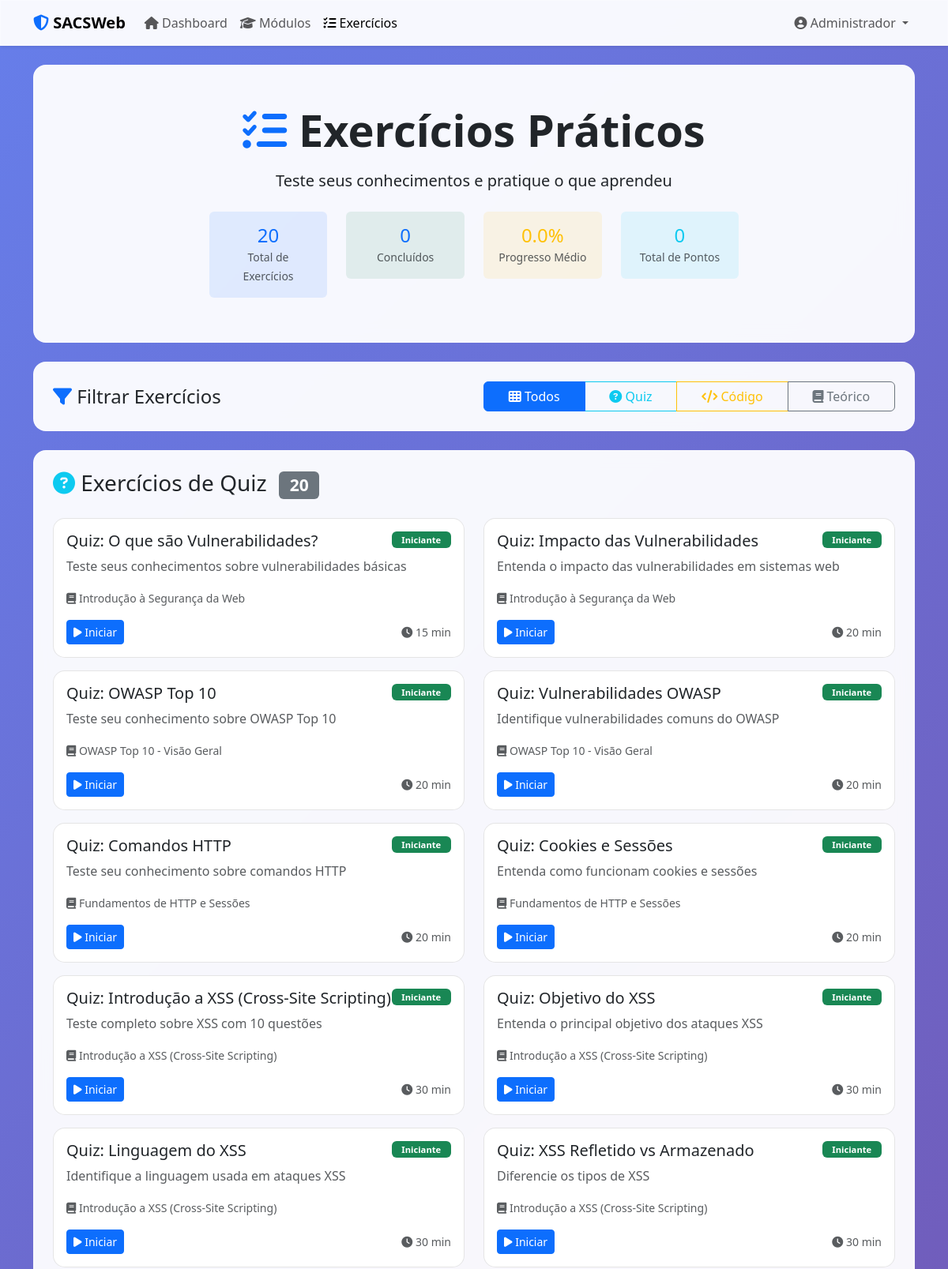
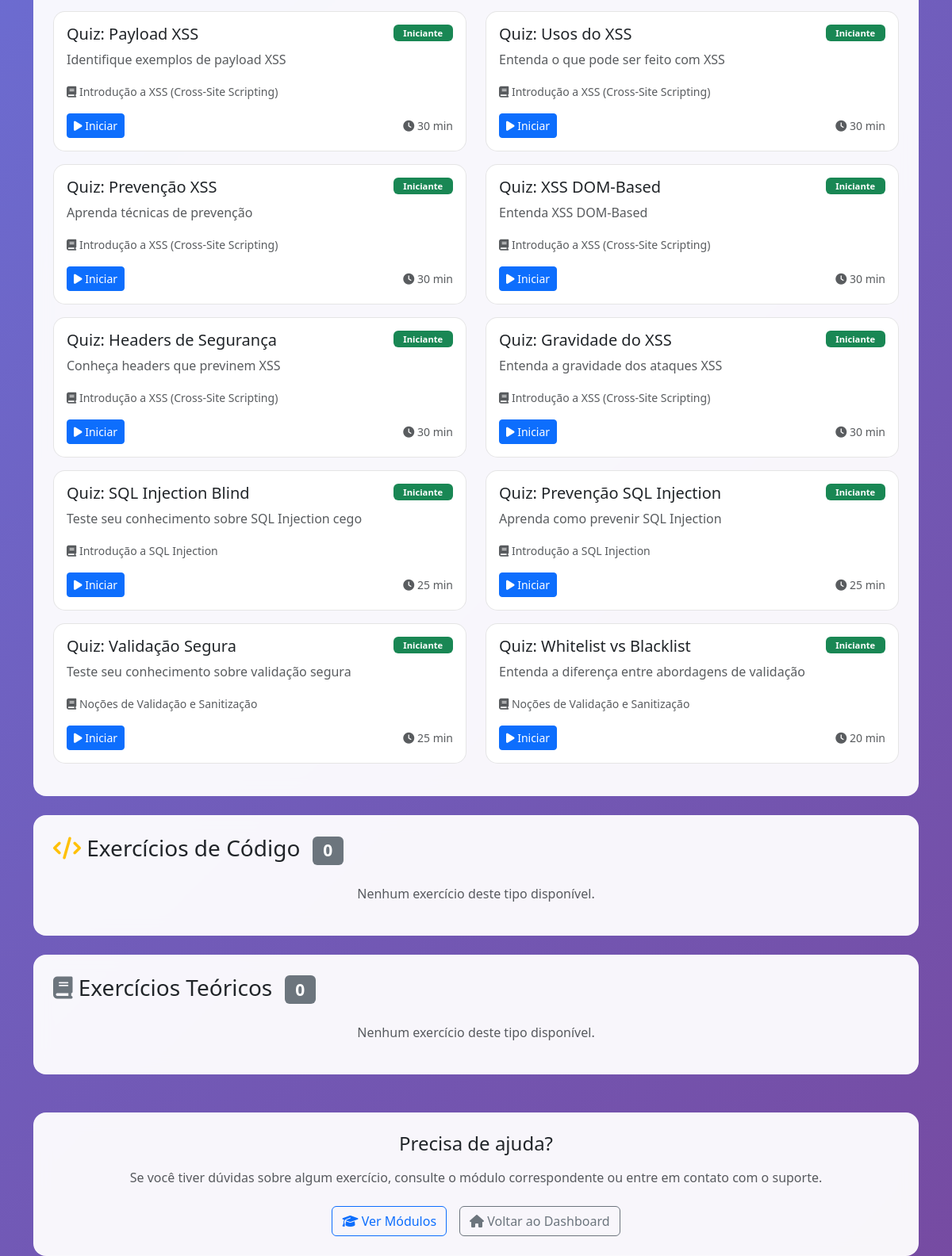
Screenshot of /website/exercicios.php (signed in) with the database file from the repository (2 pictures, top to bottom).
### tables this page shows
CREATE TABLE `usuarios` (
  `id` int(11) NOT NULL AUTO_INCREMENT,
  `nome` varchar(100) NOT NULL,
  `email` varchar(100) NOT NULL,
  `username` varchar(50) NOT NULL,
  `senha_hash` varchar(255) NOT NULL,
  `tipo_usuario` enum('admin','professor','aluno') NOT NULL DEFAULT 'aluno',
  `nivel_conhecimento` enum('iniciante','intermediario','avancado') DEFAULT 'iniciante',
  `data_cadastro` timestamp NOT NULL DEFAULT CURRENT_TIMESTAMP,
  `ultimo_acesso` timestamp NULL DEFAULT NULL,
  `ativo` tinyint(1) NOT NULL DEFAULT 1,
  PRIMARY KEY (`id`),
  UNIQUE KEY `uk_usuarios_email` (`email`),
  UNIQUE KEY `uk_usuarios_username` (`username`)
);

CREATE TABLE `exercicios` (
  `id` int(11) NOT NULL AUTO_INCREMENT,
  `modulo_id` int(11) NOT NULL,
  `titulo` varchar(200) NOT NULL,
  `descricao` text NOT NULL,
  `tipo` enum('quiz','codigo','teorico') NOT NULL DEFAULT 'quiz',
  `pergunta` text NOT NULL,
  `opcoes` json DEFAULT NULL,
  `resposta_correta` text NOT NULL,
  `explicacao` text,
  `pontos` int(11) NOT NULL DEFAULT 10,
  `tempo_estimado` int(11) DEFAULT 15,
  `ordem` int(11) NOT NULL DEFAULT 0,
  `ativo` tinyint(1) NOT NULL DEFAULT 1,
  PRIMARY KEY (`id`),
  KEY `idx_exercicios_modulo` (`modulo_id`),
  KEY `idx_exercicios_ordem` (`ordem`),
  CONSTRAINT `fk_exercicios_modulo` FOREIGN KEY (`modulo_id`) REFERENCES `modulos` (`id`) ON DELETE CASCADE
);

CREATE TABLE `modulos` (
  `id` int(11) NOT NULL AUTO_INCREMENT,
  `titulo` varchar(200) NOT NULL,
  `descricao` text NOT NULL,
  `nivel` enum('iniciante','intermediario','avancado') NOT NULL DEFAULT 'iniciante',
  `tipo_ataque` varchar(100) NOT NULL,
  `conteudo_teorico` longtext NOT NULL,
  `exemplo_pratico` longtext,
  `demonstracao_codigo` longtext,
  `linguagem_codigo` varchar(50) DEFAULT 'php',
  `tempo_estimado` int(11) DEFAULT 30,
  `pontos_maximos` int(11) DEFAULT 100,
  `ordem` int(11) NOT NULL DEFAULT 0,
  `ativo` tinyint(1) NOT NULL DEFAULT 1,
  `data_criacao` timestamp NOT NULL DEFAULT CURRENT_TIMESTAMP,
  PRIMARY KEY (`id`),
  KEY `idx_modulos_ordem` (`ordem`),
  KEY `idx_modulos_ativo` (`ativo`)
);

### config/database.php (called while the page is built, shortened)
<?php
function connectDatabase() {
    try {
        $dsn = "mysql:host=" . DB_HOST . ";dbname=" . DB_NAME . ";charset=" . DB_CHARSET;
        $options = [
            PDO::ATTR_ERRMODE => PDO::ERRMODE_EXCEPTION,
            PDO::ATTR_DEFAULT_FETCH_MODE => PDO::FETCH_ASSOC,
            PDO::ATTR_EMULATE_PREPARES => false
        ];
        $pdo = new PDO($dsn, DB_USER, DB_PASS, $options);
        return $pdo;
    } catch (PDOException $e) {
        logMessage('Erro ao conectar ao banco de dados: ' . $e->getMessage(), 'error');
        die('Erro de conexão com o banco de dados. Verifique as configurações.');
    }
}
function getCurrentUser() {
    try {
        $pdo = connectDatabase();
        $stmt = $pdo->prepare("SELECT id, nome, email, tipo_usuario, nivel_conhecimento, data_cadastro FROM usuarios WHERE id = ?");
        $stmt->execute([$_SESSION['user_id']]);
        return $stmt->fetch();
    } catch (PDOException $e) {
        logMessage('Erro ao obter dados do usuário: ' . $e->getMessage(), 'error');
        return null;
    }
}
?>

### website/exercicios.php (the view, shortened to what this page needs)
<?php
$user = getCurrentUser();
$pdo = connectDatabase();
$stmt = $pdo->prepare("
    SELECT e.*, m.titulo as modulo_titulo, m.nivel as modulo_nivel,
           COALESCE(p.progresso, 0) as progresso_usuario,
           p.data_inicio,
           p.data_conclusao,
           p.pontos_obtidos
    FROM exercicios e
    INNER JOIN modulos m ON e.modulo_id = m.id
    LEFT JOIN progresso_usuario p ON e.modulo_id = p.modulo_id AND p.usuario_id = ?
    WHERE e.ativo = 1
    ORDER BY m.nivel, m.ordem, e.ordem
");
$stmt->execute([$user['id']]);
$exercicios = $stmt->fetchAll();
$exercicios_por_tipo = [
    'quiz' => [],
    'codigo' => [],
    'teorico' => []
];
foreach ($exercicios as $exercicio) {
    $exercicios_por_tipo[$exercicio['tipo']][] = $exercicio;
}
$stmt = $pdo->prepare("
    SELECT
        COUNT(DISTINCT e.id) as total_exercicios,
        COUNT(DISTINCT CASE WHEN p.data_conclusao IS NOT NULL THEN e.id END) as exercicios_concluidos,
        SUM(COALESCE(p.pontos_obtidos, 0)) as total_pontos_exercicios,
        AVG(COALESCE(p.progresso, 0)) as progresso_medio_exercicios
    FROM exercicios e
    LEFT JOIN progresso_usuario p ON e.modulo_id = p.modulo_id AND p.usuario_id = ?
    WHERE e.ativo = 1
");
$stmt->execute([$user['id']]);
$stats_exercicios = $stmt->fetch();
?>
<!DOCTYPE html>
<html lang="pt-BR">
<head>
    <link href="https://cdn.jsdelivr.net/npm/bootstrap@5.3.7/dist/css/bootstrap.min.css" rel="stylesheet">
    <link href="https://cdnjs.cloudflare.com/ajax/libs/font-awesome/6.4.0/css/all.min.css" rel="stylesheet">
</head>
<body>
    <nav class="navbar navbar-expand-lg bg-glass navbar-light shadow-sm">
        <div class="container">
            <a class="navbar-brand fw-bold" href="dashboard.php">
                <i class="fas fa-shield-alt text-primary"></i> SACSWeb
            </a>
            <div class="collapse navbar-collapse" id="navbarNav">
                <ul class="navbar-nav me-auto">
                    <li class="nav-item">
                        <a class="nav-link" href="dashboard.php">
                            <i class="fas fa-home"></i> Dashboard
                        </a>
                    </li>
                    <li class="nav-item">
                        <a class="nav-link" href="modulos.php">
                            <i class="fas fa-graduation-cap"></i> Módulos
                        </a>
                    </li>
                    <li class="nav-item">
                        <a class="nav-link active" href="exercicios.php">
                            <i class="fas fa-tasks"></i> Exercícios
                        </a>
                    </li>
                </ul>
                <ul class="navbar-nav">
                    <li class="nav-item dropdown">
                        <a class="nav-link dropdown-toggle" href="#" role="button" data-bs-toggle="dropdown" aria-expanded="false">
                            <i class="fas fa-user-circle"></i> <?= htmlspecialchars($user['nome']) ?>
                        </a>
                    </li>
                </ul>
            </div>
        </div>
    </nav>
    <div class="container mt-4">
        <div class="bg-glass rounded-4 p-5 text-center text-dark mb-4">
            <h1 class="display-4 fw-bold mb-3">
                <i class="fas fa-tasks text-primary"></i> Exercícios Práticos
            </h1>
            <p class="lead mb-4">Teste seus conhecimentos e pratique o que aprendeu</p>
            <div class="row justify-content-center">
                <div class="col-md-8">
                    <div class="row text-center">
                        <div class="col-md-3 mb-2">
                            <div class="bg-primary bg-opacity-10 rounded p-3">
                                <h4 class="text-primary mb-0"><?= $stats_exercicios['total_exercicios'] ?></h4>
                                <small class="text-muted">Total de Exercícios</small>
                            </div>
                        </div>
                        <div class="col-md-3 mb-2">
                            <div class="bg-success bg-opacity-10 rounded p-3">
                                <h4 class="text-primary mb-0"><?= $stats_exercicios['exercicios_concluidos'] ?></h4>
                                <small class="text-muted">Concluídos</small>
                            </div>
                        </div>
                        <div class="col-md-3 mb-2">
                            <div class="bg-warning bg-opacity-10 rounded p-3">
                                <h4 class="text-warning mb-0"><?= number_format($stats_exercicios['progresso_medio_exercicios'], 1) ?>%</h4>
                                <small class="text-muted">Progresso Médio</small>
                            </div>
                        </div>
                        <div class="col-md-3 mb-2">
                            <div class="bg-info bg-opacity-10 rounded p-3">
                                <h4 class="text-info mb-0"><?= $stats_exercicios['total_pontos_exercicios'] ?></h4>
                                <small class="text-muted">Total de Pontos</small>
                            </div>
                        </div>
                    </div>
                </div>
            </div>
        </div>
        <div class="bg-glass rounded-4 p-4 mb-4">
            <div class="row align-items-center">
                <div class="col-md-6">
                    <h4 class="mb-0">
                        <i class="fas fa-filter text-primary"></i> Filtrar Exercícios
                    </h4>
                </div>
                <div class="col-md-6">
                    <div class="btn-group w-100" role="group">
                        <button type="button" class="btn btn-outline-primary active" data-filter="todos">
                            <i class="fas fa-th"></i> Todos
                        </button>
                        <button type="button" class="btn btn-outline-info" data-filter="quiz">
                            <i class="fas fa-question-circle"></i> Quiz
                        </button>
                        <button type="button" class="btn btn-outline-warning" data-filter="codigo">
                            <i class="fas fa-code"></i> Código
                        </button>
                        <button type="button" class="btn btn-outline-secondary" data-filter="teorico">
                            <i class="fas fa-book"></i> Teórico
                        </button>
                    </div>
                </div>
            </div>
        </div>
        <?php foreach ($exercicios_por_tipo as $tipo => $exercicios_tipo): ?>
        <div class="exercise-section mb-4" data-type="<?= $tipo ?>">
            <div class="bg-glass rounded-4 p-4">
                <h3 class="mb-4">
                    <?php if ($tipo === 'quiz'): ?>
                        <i class="fas fa-question-circle text-info"></i> Exercícios de Quiz
                    <?php elseif ($tipo === 'codigo'): ?>
                        <i class="fas fa-code text-warning"></i> Exercícios de Código
                    <?php else: ?>
                        <i class="fas fa-book text-secondary"></i> Exercícios Teóricos
                    <?php endif; ?>
                    <span class="badge bg-secondary ms-2"><?= count($exercicios_tipo) ?></span>
                </h3>
                <?php if (empty($exercicios_tipo)): ?>
                    <p class="text-muted text-center">Nenhum exercício deste tipo disponível.</p>
                <?php else: ?>
                    <div class="row">
                        <?php foreach ($exercicios_tipo as $exercicio): ?>
                        <div class="col-lg-6 mb-3">
                            <div class="card exercise-card h-100">
                                <div class="card-body">
                                    <div class="d-flex justify-content-between align-items-start mb-2">
                                        <h5 class="card-title mb-0"><?= htmlspecialchars($exercicio['titulo']) ?></h5>
                                        <span class="badge bg-<?= $exercicio['modulo_nivel'] === 'iniciante' ? 'success' : ($exercicio['modulo_nivel'] === 'intermediario' ? 'warning' : 'danger') ?> difficulty-badge">
                                            <?= ucfirst($exercicio['modulo_nivel']) ?>
                                        </span>
                                    </div>
                                    <p class="card-text text-muted"><?= htmlspecialchars($exercicio['descricao']) ?></p>
                                    <div class="mb-3">
                                        <small class="text-muted">
                                            <i class="fas fa-book"></i> <?= htmlspecialchars($exercicio['modulo_titulo']) ?>
                                        </small>
                                    </div>
                                    <div class="d-flex justify-content-between align-items-center">
                                        <a href="exercicio.php?id=<?= $exercicio['id'] ?>" class="btn btn-primary btn-sm">
                                            <?php if ($exercicio['progresso_usuario'] > 0): ?>
                                                <i class="fas fa-play"></i> Continuar
                                            <?php else: ?>
                                                <i class="fas fa-play"></i> Iniciar
                                            <?php endif; ?>
                                        </a>
                                        <small class="text-muted">
                                            <i class="fas fa-clock"></i> <?= $exercicio['tempo_estimado'] ?? 15 ?> min
                                        </small>
                                    </div>
                                </div>
                            </div>
                        </div>
                        <?php endforeach; ?>
                    </div>
                <?php endif; ?>
            </div>
        </div>
        <?php endforeach; ?>
        <div class="text-center mt-5">
            <div class="bg-glass rounded-4 p-4">
                <h4 class="mb-3">Precisa de ajuda?</h4>
                <p class="text-muted mb-4">Se você tiver dúvidas sobre algum exercício, consulte o módulo correspondente ou entre em contato com o suporte.</p>
                <div class="d-flex justify-content-center gap-3">
                    <a href="modulos.php" class="btn btn-outline-primary">
                        <i class="fas fa-graduation-cap"></i> Ver Módulos
                    </a>
                    <a href="dashboard.php" class="btn btn-outline-secondary">
                        <i class="fas fa-home"></i> Voltar ao Dashboard
                    </a>
                </div>
            </div>
        </div>
    </div>
</body>
</html>

### website/exercicios.php (style rules this page uses)
body { background: linear-gradient(135deg, #667eea 0%, #764ba2 100%); min-height: 100vh; }
.bg-glass { background: rgba(255, 255, 255, 0.95); backdrop-filter: blur(10px); border: 1px solid rgba(255, 255, 255, 0.2); }
.exercise-card { transition: all 0.3s ease; border-radius: 15px; border: 1px solid rgba(0,0,0,0.1); }
.difficulty-badge { font-size: 0.7rem; padding: 0.3rem 0.8rem; }
.navbar { z-index: 1030; }

### rows the page displays
usuarios: nome "Administrador"
exercicios: titulo "Quiz: O que são Vulnerabilidades?", modulo.nivel "Iniciante", descricao "Teste seus conhecimentos sobre vulnerabilidades básicas", modulo.titulo "Introdução à Segurança da Web", tempo_estimado "15"
exercicios: titulo "Quiz: Impacto das Vulnerabilidades", modulo.nivel "Iniciante", descricao "Entenda o impacto das vulnerabilidades em sistemas web", modulo.titulo "Introdução à Segurança da Web", tempo_estimado "20"
exercicios: titulo "Quiz: OWASP Top 10", modulo.nivel "Iniciante", descricao "Teste seu conhecimento sobre OWASP Top 10", modulo.titulo "OWASP Top 10 - Visão Geral", tempo_estimado "20"
exercicios: titulo "Quiz: Vulnerabilidades OWASP", modulo.nivel "Iniciante", descricao "Identifique vulnerabilidades comuns do OWASP", modulo.titulo "OWASP Top 10 - Visão Geral", tempo_estimado "20"
exercicios: titulo "Quiz: Comandos HTTP", modulo.nivel "Iniciante", descricao "Teste seu conhecimento sobre comandos HTTP", modulo.titulo "Fundamentos de HTTP e Sessões", tempo_estimado "20"
exercicios: titulo "Quiz: Cookies e Sessões", modulo.nivel "Iniciante", descricao "Entenda como funcionam cookies e sessões", modulo.titulo "Fundamentos de HTTP e Sessões", tempo_estimado "20"
exercicios: titulo "Quiz: Introdução a XSS (Cross-Site Scripting)", modulo.nivel "Iniciante", descricao "Teste completo sobre XSS com 10 questões", modulo.titulo "Introdução a XSS (Cross-Site Scripting)", tempo_estimado "30"
exercicios: titulo "Quiz: Objetivo do XSS", modulo.nivel "Iniciante", descricao "Entenda o principal objetivo dos ataques XSS", modulo.titulo "Introdução a XSS (Cross-Site Scripting)", tempo_estimado "30"
exercicios: titulo "Quiz: Linguagem do XSS", modulo.nivel "Iniciante", descricao "Identifique a linguagem usada em ataques XSS", modulo.titulo "Introdução a XSS (Cross-Site Scripting)", tempo_estimado "30"
exercicios: titulo "Quiz: XSS Refletido vs Armazenado", modulo.nivel "Iniciante", descricao "Diferencie os tipos de XSS", modulo.titulo "Introdução a XSS (Cross-Site Scripting)", tempo_estimado "30"
exercicios: titulo "Quiz: Payload XSS", modulo.nivel "Iniciante", descricao "Identifique exemplos de payload XSS", modulo.titulo "Introdução a XSS (Cross-Site Scripting)", tempo_estimado "30"
exercicios: titulo "Quiz: Usos do XSS", modulo.nivel "Iniciante", descricao "Entenda o que pode ser feito com XSS", modulo.titulo "Introdução a XSS (Cross-Site Scripting)", tempo_estimado "30"
exercicios: titulo "Quiz: Prevenção XSS", modulo.nivel "Iniciante", descricao "Aprenda técnicas de prevenção", modulo.titulo "Introdução a XSS (Cross-Site Scripting)", tempo_estimado "30"
exercicios: titulo "Quiz: XSS DOM-Based", modulo.nivel "Iniciante", descricao "Entenda XSS DOM-Based", modulo.titulo "Introdução a XSS (Cross-Site Scripting)", tempo_estimado "30"
exercicios: titulo "Quiz: Headers de Segurança", modulo.nivel "Iniciante", descricao "Conheça headers que previnem XSS", modulo.titulo "Introdução a XSS (Cross-Site Scripting)", tempo_estimado "30"
exercicios: titulo "Quiz: Gravidade do XSS", modulo.nivel "Iniciante", descricao "Entenda a gravidade dos ataques XSS", modulo.titulo "Introdução a XSS (Cross-Site Scripting)", tempo_estimado "30"
exercicios: titulo "Quiz: SQL Injection Blind", modulo.nivel "Iniciante", descricao "Teste seu conhecimento sobre SQL Injection cego", modulo.titulo "Introdução a SQL Injection", tempo_estimado "25"
exercicios: titulo "Quiz: Prevenção SQL Injection", modulo.nivel "Iniciante", descricao "Aprenda como prevenir SQL Injection", modulo.titulo "Introdução a SQL Injection", tempo_estimado "25"
exercicios: titulo "Quiz: Validação Segura", modulo.nivel "Iniciante", descricao "Teste seu conhecimento sobre validação segura", modulo.titulo "Noções de Validação e Sanitização", tempo_estimado "25"
exercicios: titulo "Quiz: Whitelist vs Blacklist", modulo.nivel "Iniciante", descricao "Entenda a diferença entre abordagens de validação", modulo.titulo "Noções de Validação e Sanitização", tempo_estimado "20"

### other values shown
$stats_exercicios['total_exercicios'] "20"
$stats_exercicios['exercicios_concluidos'] "0"
$stats_exercicios['progresso_medio_exercicios'] "0.0"
$stats_exercicios['total_pontos_exercicios'] "0"
count($exercicios_tipo) "20"
count($exercicios_tipo) "0"
